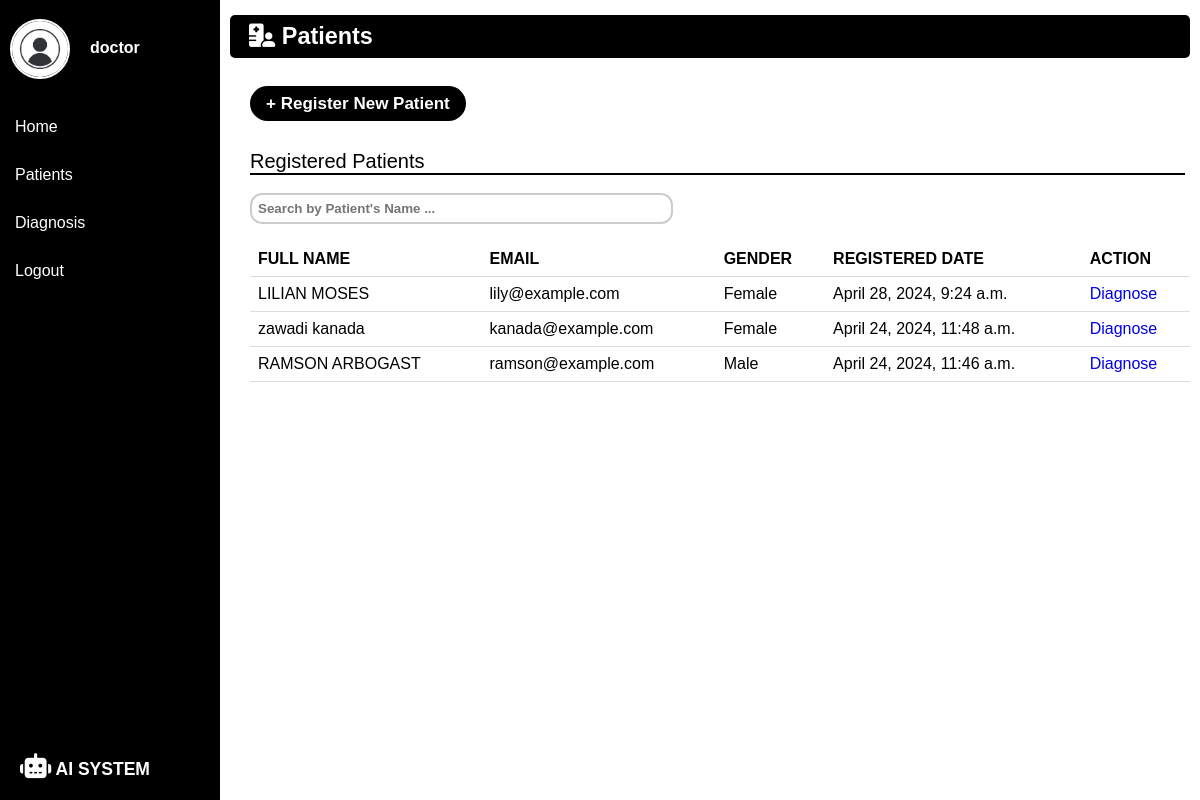
Before: /patientslist/ (signed in) with the older database file.
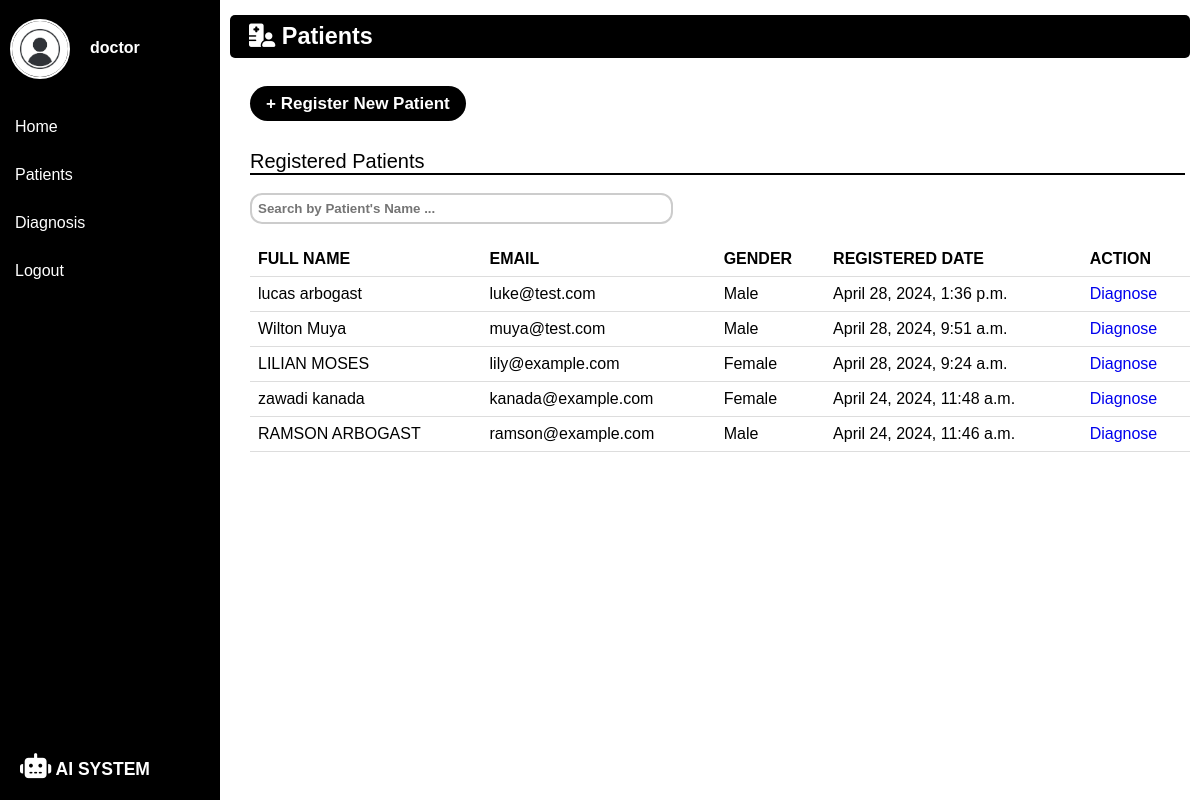
After: the same page with the newer database file.
### ai_dermatologist/models.py (models this page shows, shortened)
class Patients(models.Model):
    fullname = models.CharField(max_length=200)
    email = models.EmailField(unique=True)
    age = models.PositiveIntegerField()
    gender = models.CharField(max_length=6)
    registered_date = models.DateTimeField(auto_now_add=True)
    class Meta:
        verbose_name_plural = 'Patients'

### ai_dermatologist/views.py (the view)
# urls.py: path('patientslist/', views.patients_list, name='patientslist'),
@login_required
def patients_list(request):
    patients = Patients.objects.order_by('-registered_date')
    return render(request, 'dermatologist/patients.html', {'patients':patients})

### templates/dermatologist/patients.html (shortened to what this page needs)
{% load static %}
<!DOCTYPE html>
<html lang="en">
<head>
    <link rel="stylesheet" href="{% static 'css/style.css' %}">
</head>
<body>
    <div class="wrapper">
        <div class="sidebar">
            <div class="profile-username">
                <a href="{% url 'userprofile'%}">
                    <img src="{% static 'assets/avatar.jpg'%}" alt="user-image" width="60px" height="60px">
                </a>
                {% if user.is_authenticated %}
                <p style="color: white;"><strong> {{ user.username }}</strong></p>
                {% endif %}
            </div>
            <ul>
                <li><a href="{% url 'dashboard' %}">Home</a></li>
                <li><a href="#">Patients</a></li>
                <li><a href="{% url 'diagnosis' %}">Diagnosis</a></li>
                <li><a href="{% url 'index' %}">Logout</a></li>
            </ul>
            <div class="footer-h3">
                <h3><i class="fa-solid fa-robot fa-beat"></i> AI SYSTEM</h3>
            </div>
        </div>
    </div>
    <div class="main-content">
        <header>
            <h3>  <i class="fa-solid fa-hospital-user"></i>  Patients</h3>
        </header><br><br>
        <main class="patients-main">
            <div class="add-patient-button">
                <a href="{% url 'newpatientregistration'%}">+ Register New Patient</a>
            </div><br><br>
            <div class="main-content-p">
                <p>Registered Patients</p>
            </div><hr><br>
            <div class="search">
                <input type="search" id="searchInput" placeholder="Search by Patient's Name ...">
            </div><br>
            <div class="patients-table">
                <table id="patientTable">
                    <thead>
                        <tr>
                            <th>FULL NAME</th>
                            <th>EMAIL</th>
                            <th>GENDER</th>
                            <th>REGISTERED DATE</th>
                            <th>ACTION</th>
                        </tr>
                    </thead>
                   <tbody>
                        {% for patient in patients %}
                            <tr>
                                <td>{{ patient.fullname }}</td>
                                <td>{{ patient.email }}</td>
                                <td>{{ patient.gender }}</td>
                                <td>{{ patient.registered_date }}</td>
                                <td><a href="{% url 'diagnosis'%}">Diagnose</a></td>
                            </tr>
                        {% endfor %}
                   </tbody>
                </table>
            </div>
        </main>
    </div>
</body>
</html>

Changed rows visible on the page:
added Patients: fullname "lucas arbogast", email "luke@test.com", gender "Male", registered_date "April 28, 2024, 1:36 p.m."
added Patients: fullname "Wilton Muya", email "muya@test.com", gender "Male", registered_date "April 28, 2024, 9:51 a.m."
